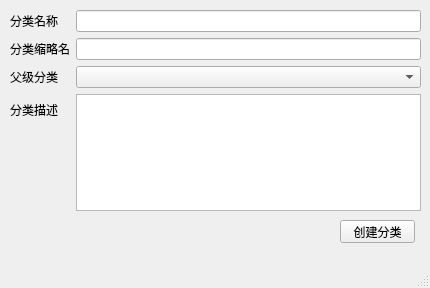
<?xml version="1.0" encoding="UTF-8"?>
<ui version="4.0">
 <class>create_meta</class>
 <widget class="QMainWindow" name="create_meta">
  <property name="geometry">
   <rect>
    <x>0</x>
    <y>0</y>
    <width>430</width>
    <height>288</height>
   </rect>
  </property>
  <property name="windowTitle">
   <string>MainWindow</string>
  </property>
  <widget class="QWidget" name="centralwidget">
   <widget class="QWidget" name="formLayoutWidget">
    <property name="geometry">
     <rect>
      <x>10</x>
      <y>10</y>
      <width>411</width>
      <height>201</height>
     </rect>
    </property>
    <layout class="QFormLayout" name="formLayout">
     <item row="0" column="0">
      <widget class="QLabel" name="label">
       <property name="text">
        <string>分类名称</string>
       </property>
      </widget>
     </item>
     <item row="0" column="1">
      <widget class="QLineEdit" name="lineEdit_name"/>
     </item>
     <item row="1" column="0">
      <widget class="QLabel" name="label_2">
       <property name="text">
        <string>分类缩略名</string>
       </property>
      </widget>
     </item>
     <item row="1" column="1">
      <widget class="QLineEdit" name="lineEdit_slug"/>
     </item>
     <item row="2" column="0">
      <widget class="QLabel" name="label_3">
       <property name="text">
        <string>父级分类</string>
       </property>
      </widget>
     </item>
     <item row="2" column="1">
      <widget class="QComboBox" name="comboBox_metas"/>
     </item>
     <item row="3" column="0">
      <widget class="QLabel" name="label_4">
       <property name="text">
        <string>分类描述</string>
       </property>
      </widget>
     </item>
     <item row="3" column="1">
      <widget class="QTextEdit" name="textEdit_description"/>
     </item>
    </layout>
   </widget>
   <widget class="QPushButton" name="pushButton">
    <property name="geometry">
     <rect>
      <x>340</x>
      <y>220</y>
      <width>75</width>
      <height>23</height>
     </rect>
    </property>
    <property name="text">
     <string>创建分类</string>
    </property>
   </widget>
  </widget>
  <widget class="QMenuBar" name="menubar">
   <property name="geometry">
    <rect>
     <x>0</x>
     <y>0</y>
     <width>430</width>
     <height>23</height>
    </rect>
   </property>
  </widget>
  <widget class="QStatusBar" name="statusbar"/>
 </widget>
 <resources/>
 <connections/>
</ui>
